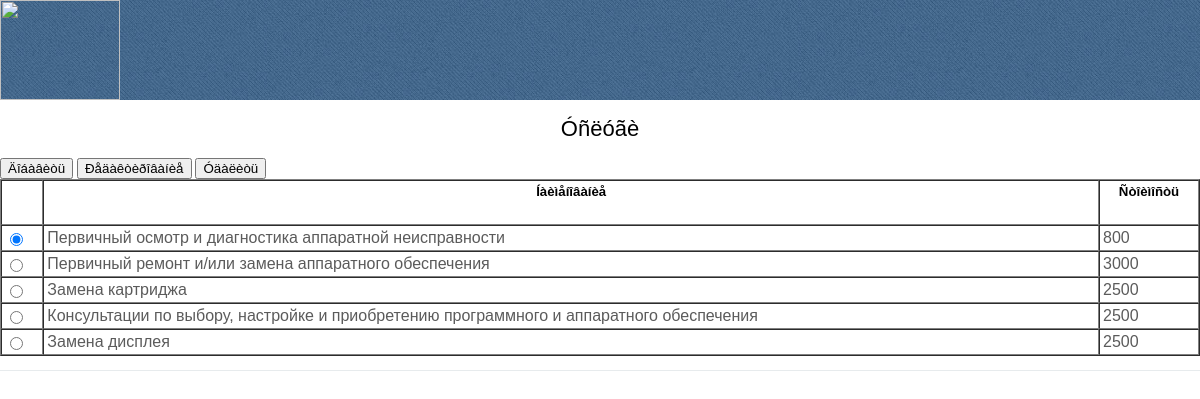
Screenshot of /servicecentre/service.php with the database file from the repository.
### tables this page shows
CREATE TABLE IF NOT EXISTS `service` (
  `idservice` int(11) NOT NULL AUTO_INCREMENT,
  `name` char(200) DEFAULT NULL,
  `cost` int(11) DEFAULT NULL,
  PRIMARY KEY (`idservice`)
);

### servicecentre/service.php (the view, shortened to what this page needs)
<html >
<head>
<link href="style.css" rel="stylesheet" type="text/css" media="screen" />
</head>
<body>
<div id="wrapper">
	<div id="header-wrapper1">
 			<div id="logo">
				<a href="project.php"> <img src="images/ëîãî.jpg" width="120" height="100"> </a>
			</div>
		<div id="header1" class="container">
<?
require "menu.php";
?>
		</div>
	</div>
		<div style="clear: both;">
        			<div class="post">
<br>
 <form name="form2"  method="post"  >
 <?
 		 $s="select * from service";
		 $r=mysql_query($s);
 ?>
   <div  style="font-size:22px; color:#000" align="center">Óñëóãè</div>
      <br>
 <input  type="button"  name="button4"   onclick="this.form.action='updservice.php?upd=0&step=1'; this.form.submit();" value="Äîáàâèòü">
 <input  type="button"  name="button4" <? if (mysql_num_rows($r)==0) {?>    disabled="disabled"<? }?>   onclick="this.form.action='updservice.php?upd=1&step=1'; this.form.submit();" value="Ðåäàêòèðîâàíèå">
<input  type="button"  name="button" <? if (mysql_num_rows($r)==0) {?>    disabled="disabled"<? }?>  onclick="qwest=window.confirm('Âû äåéñòâèòåëüíî õîòèòå óäàëèòü çàïèñü?');  if (qwest) {this.form.action='delservice.php'; this.form.submit();}" value="Óäàëèòü">
  <table WIDTH=100% border=1 cellspacing=0 cellpadding=3>
									<tr>
		<td  ><font color=white>&nbsp;</font></td>
		<td   align="center" valign="middle"><h5 style="color:#000">Íàèìåíîâàíèå</h5></td>
		<td   align="center" valign="middle"><h5 style="color:#000">Ñòîèìîñòü</h5></td>
		</tr>
        <?
			for ($i=0;$i<mysql_num_rows($r);$i++)
			  {
				$f=mysql_fetch_array($r);
				echo "<tr>";
	if ($i==0)
    echo "<td><input type=radio checked=checked name=Arr[] value=".$f ['idservice']."> </td>";
	else
    echo "<td><input type=radio name=Arr[] value=".$f ['idservice']."> </td>";
				echo "
				<td> ".$f['name']."&nbsp; </td>
				<td> ".$f['cost']."&nbsp; </td>
					";
				echo "</tr>";
			  }
		?>
  </table>
</form>
        </div>
	</div>
</div>
</body>
</html>

### servicecentre/style.css (style rules this page uses)
body { margin: 0; padding: 0; background: #FFFFFF; font-family: Arial, Helvetica, sans-serif; font-size: 14px; color: #5B5B5B; }
a { color: #5E5E5E; }
.container { width: 800px; margin: 0px auto; }
#header-wrapper1 { overflow: hidden; height: 100px; background: url(images/img01.jpg) repeat; }
#header1 { width: 600; height: 150px; margin: 0 auto; padding: 0px 0px; }
#logo { float: left; width: 0px; margin: 0; padding: 0; color: #FFFFFF; }
#logo a { border: none; background: none; text-decoration: none; color: #000000; }
.post { overflow: hidden; margin-bottom: 40px; border-bottom: 1px solid #E7EBED; }

### rows the page displays
service: name "Первичный осмотр и диагностика аппаратной неисправности", cost "800"
service: name "Первичный ремонт и/или замена аппаратного обеспечения", cost "3000"
service: name "Замена картриджа", cost "2500"
service: name "Консультации по выбору, настройке и приобретению программного и аппаратного обеспечения", cost "2500"
service: name "Замена дисплея", cost "2500"
